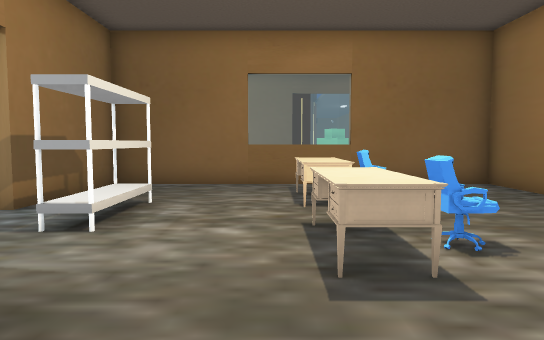
View 1 (above)

20 first-person views from a walk through a Godot game level. The camera is 1.2 m above the floor, tilts 4° down and sees 70° across. Doors that lead somewhere are drawn open, without their leaves. The floor is counted in squares, 1 m on a side. Each view is taken from the middle of a square. On the plan, view 1 faces up. The plan holds only what a view shows up to about 15 squares ahead; the rest is blank. The place goes on beyond the plan. Characters and animated objects are not drawn. Some surface patterns are stand-ins.

View 2
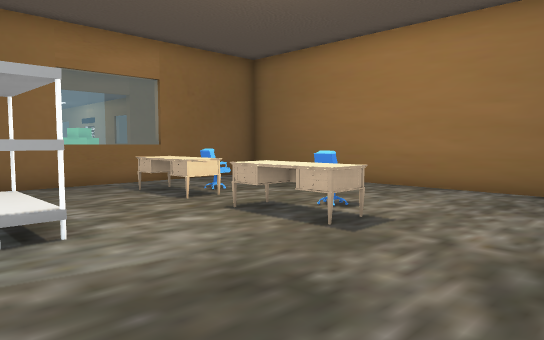

View 3
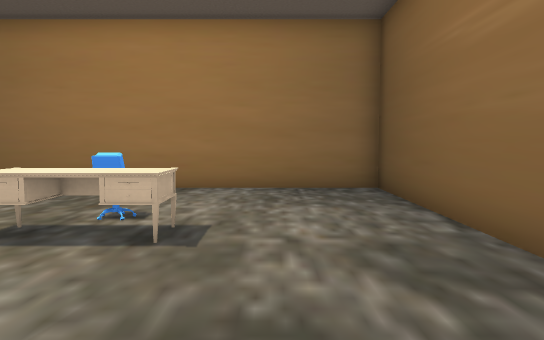

View 4
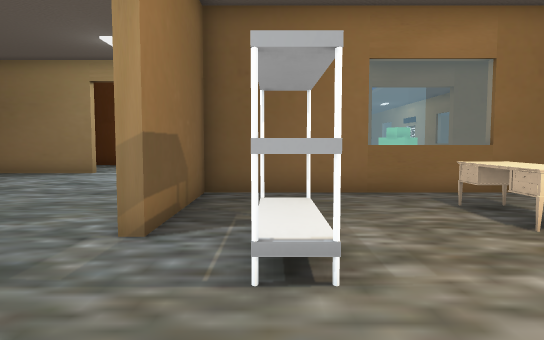

View 5
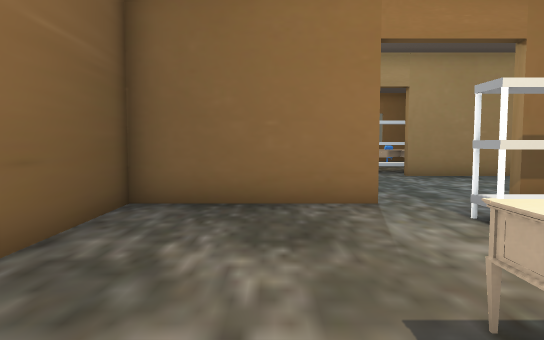

View 6
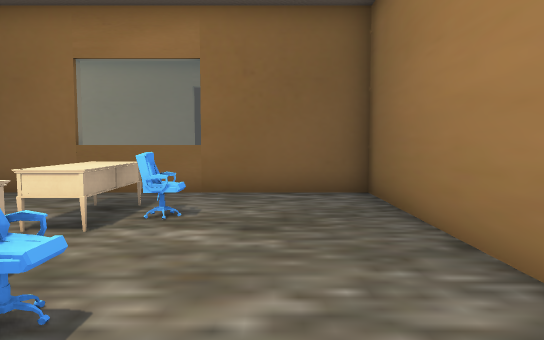

View 7
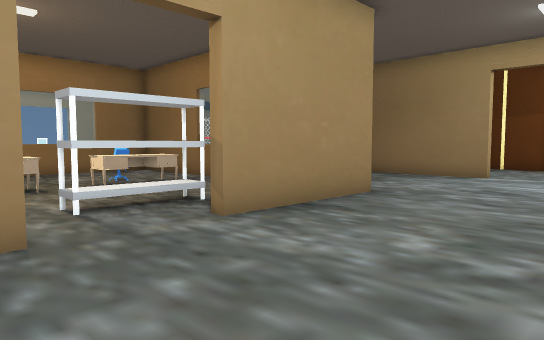

View 8
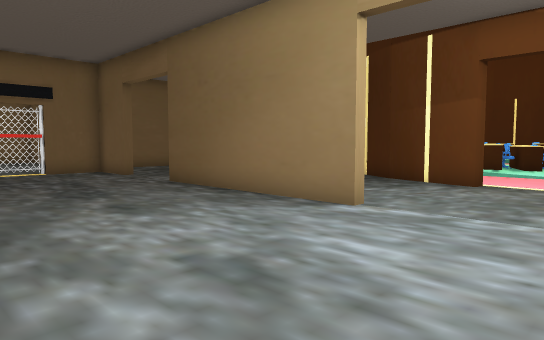

View 9
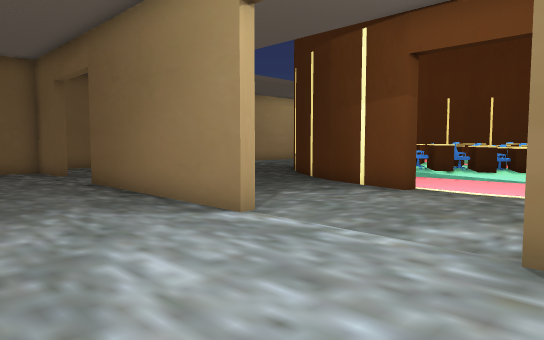

View 10
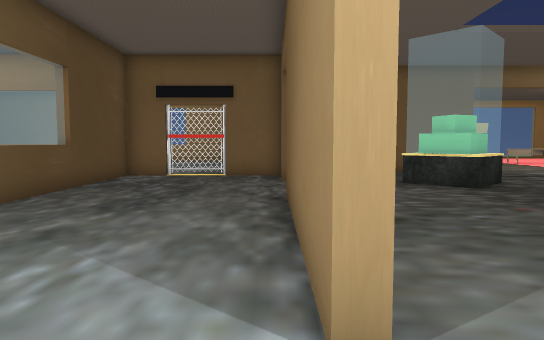

View 11
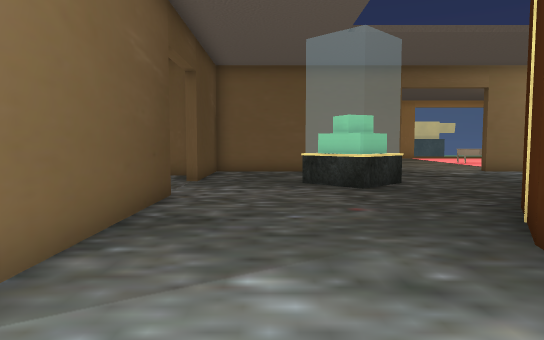

View 12
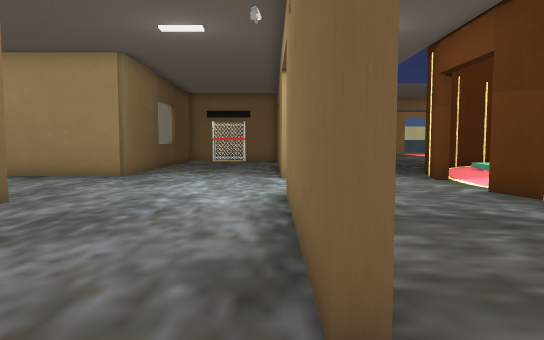

View 13
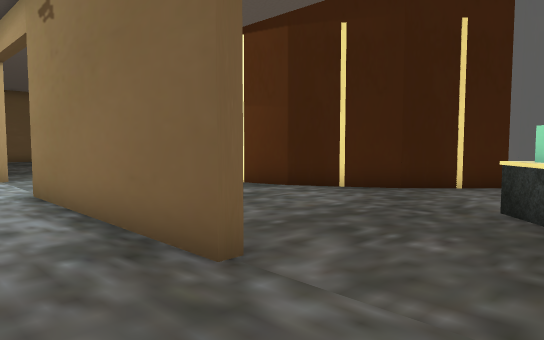

View 14
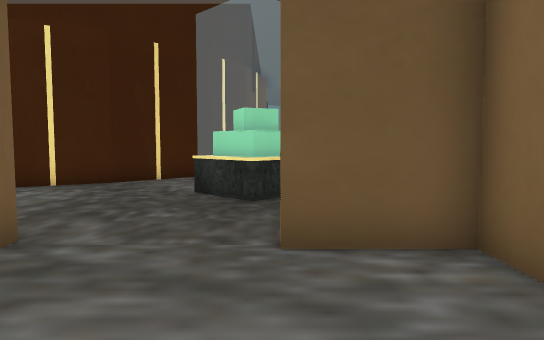

View 15
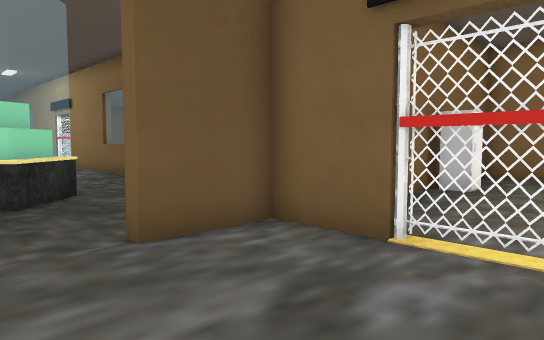

View 16
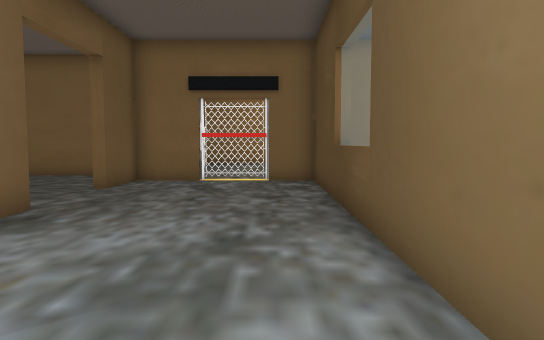

View 17
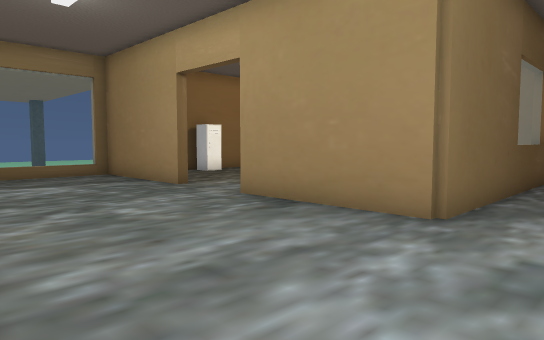

View 18
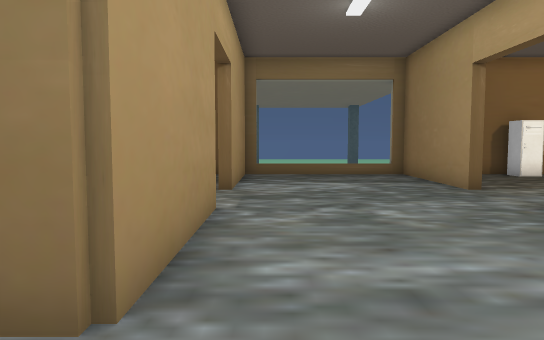

View 19
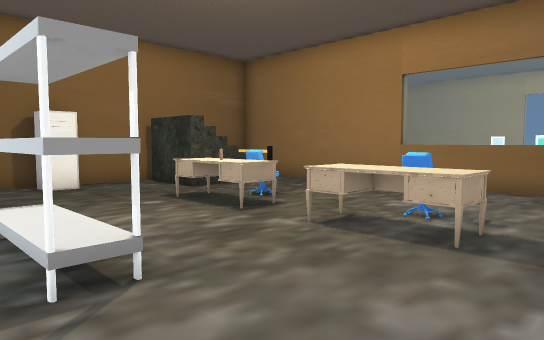

View 20
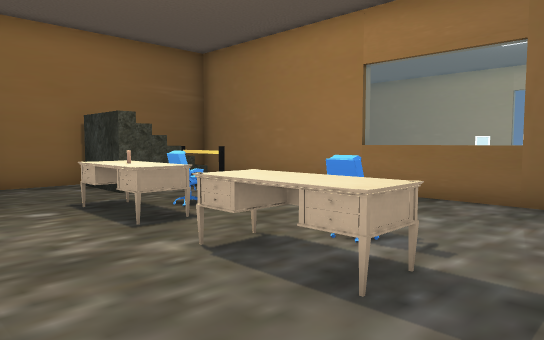

### Floor plan
Key: @ floor where view 1 was taken; # wall or solid block; x gap in a wall; . main floor; : floor 2 m higher than the main floor; / step, stairs or slope; D open door; = window, fence, low wall or low ledge; ^ raised ledge; E desk; S shelf; C chair; L locker; O other object.
Columns run from 23 left of view 1 to 9 right of it. Each row starts with its distance up from view 1.
 30              OO^
 29 ..          OO=.
 28 ....        ##=.         #    ..=
 27 ......     O#=..        ##    ..=
 26 .......     //..       ##    ...
 25 ........## .....      ##.    ..
 24    ......###.....   ###...   ..
 23    ##......###...####.....# ..
 22    ##.....................###.  #
 21 ...#.......................#....#
 20 ................................#
 19 ...............................
 18 .##....######.....######....###
 17 ##............................#
 16 #.............................#.
 15 #D............................D.
 14 D............................Dx.
 13 D............................Dx.
 12 #####===#####......####===#####
 11     ...... .#.....##..........#
 10 #.........  #.....#...........#
  9 #.....E.... #.....#.....E.....#
  8 =....CE...S.#.....#.S...EC....#
  7 =.....E...S.#.....#.S...E.....#
  6 # ........S.........S.........#
  5 #   .CO...S.........S...EC....#
  4 #  ..EO.....#.....#.....EE....#
  3 #...........#.....#...........#
  2 #.#x#...... #.....#...........#
  1 # #  :..... #.....#...........#
  0 # #= x..L.  #.....#....@......#
 -1  #########  #     #############

Positions as (right, up) in squares from view 1, and headings:
1: (0, 0), facing up
2: (-4, 0), facing up-right
3: (-4, 2), facing right
4: (-3, 2), facing up
5: (3, 2), facing left
6: (4, 2), facing up
7: (-6, 3), facing up-left
8: (-6, 11), facing up-left
9: (-5, 13), facing up-left
10: (-8, 17), facing left
11: (-8, 20), facing left
12: (3, 17), facing left
13: (4, 15), facing up-left
14: (4, 13), facing up
15: (2, 13), facing up-right
16: (-6, 13), facing right
17: (-5, 14), facing down-left
18: (-6, 14), facing down
19: (-12, 11), facing down-left
20: (-14, 11), facing down-left
